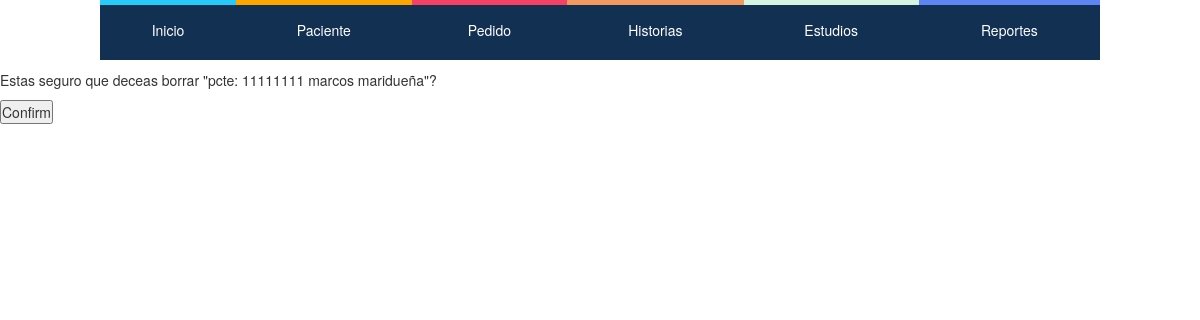
Before: /eliminar/paciente/8 with the older database file.
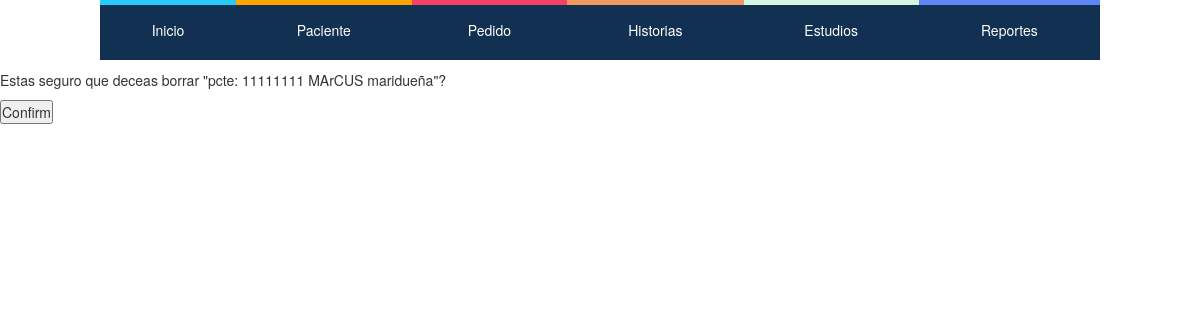
After: the same page with the newer database file.
### hcapp/models.py (models this page shows, shortened)
class Paciente (models.Model):
    Cedula = models.IntegerField(null=False, blank=False, unique=True) # es necesaria?
    Nombre = models.CharField(max_length=128, null=False, blank=False)
    Apellido = models.CharField(max_length=128, null=False, blank=False)
    Telefono = models.IntegerField(validators=[MaxValueValidator(9999999999)], null=True, blank=True)
    Fecha_nacimiento= models.DateField(null= True, blank=True)
    Fecha_ingreso= models.DateField(auto_now=True, auto_now_add=False)
    '''def save(self, *args, **kwargs):
        if not self.Edad:
            self.Edad = calculate_age(self.Fecha_nacimiento)
        super(Paciente, self).save(*args, **kwargs)'''
    def __str__(self):
        return ("pcte: "+str(self.Cedula)+" "+str(self.Nombre)+" "+str(self.Apellido))

### hcapp/views.py (the view)
# urls.py: url(r'^eliminar/paciente/(?P<pk>[0-9]+)$',views.EliminarPaciente.as_view() ,name="Eliminar-Pacientes"),
class EliminarPaciente(generic.DeleteView):
    model= Paciente
    success_url= reverse_lazy("hcapp:Crear-Paciente")

### hcapp/templates/hcapp/paciente_confirm_delete.html
{% extends "hcapp/index.html" %}
{% load staticfiles %}
{% block contenido %}
<form action="" method="post">{% csrf_token %}
    <p>Estas seguro que deceas borrar "{{ object }}"?</p>
    <input type="submit" value="Confirm" />
</form>
{% endblock contenido %}

Changed rows visible on the page:
changed Paciente: Cedula+Nombre+Apellido "pcte: 11111111 marcos maridueña" → "pcte: 11111111 MArCUS maridueña"
